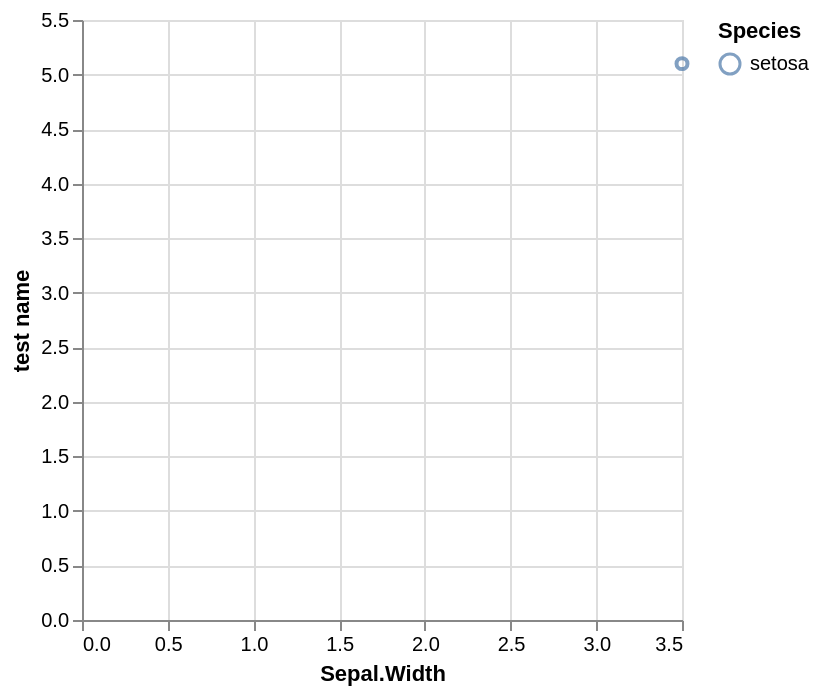

Express this chart as Vega-Lite.
### Vega-Lite specification from a JSON file in a GitHub repository (floating-point values rounded to 4 significant figures)
{"$schema": "https://vega.github.io/schema/vega-lite/v3.json", "datasets": {"data-00": [{"Sepal.Length": 5.1, "Sepal.Width": 3.5, "Petal.Length": 1.4, "Petal.Width": 0.2, "Species": "setosa"}]}, "layer": [{"data": {"name": "data-00"}, "mark": {"type": "point"}, "encoding": {"x": {"field": "Sepal\\.Width", "type": "quantitative", "title": "Sepal.Width"}, "y": {"field": "Sepal\\.Length", "type": "quantitative", "title": "test name"}, "stroke": {"field": "Species", "type": "nominal", "title": "Species"}}}]}
